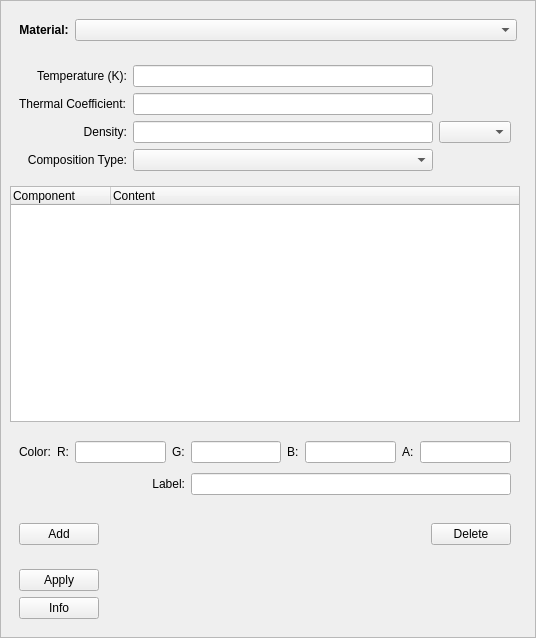
<?xml version="1.0" encoding="UTF-8"?>
<ui version="4.0">
 <class>RGGEditMaterialParameters</class>
 <widget class="QWidget" name="RGGEditMaterialParameters">
  <property name="enabled">
   <bool>true</bool>
  </property>
  <property name="geometry">
   <rect>
    <x>0</x>
    <y>0</y>
    <width>536</width>
    <height>638</height>
   </rect>
  </property>
  <property name="windowTitle">
   <string>Edit Material</string>
  </property>
  <layout class="QGridLayout" name="gridLayout">
   <property name="leftMargin">
    <number>0</number>
   </property>
   <property name="topMargin">
    <number>0</number>
   </property>
   <property name="rightMargin">
    <number>0</number>
   </property>
   <property name="bottomMargin">
    <number>0</number>
   </property>
   <item row="0" column="1">
    <widget class="QScrollArea" name="scrollArea">
     <property name="widgetResizable">
      <bool>true</bool>
     </property>
     <widget class="QWidget" name="scrollAreaWidgetContents">
      <property name="geometry">
       <rect>
        <x>0</x>
        <y>0</y>
        <width>534</width>
        <height>636</height>
       </rect>
      </property>
      <layout class="QGridLayout" name="gridLayout_2">
       <item row="5" column="0">
        <widget class="QWidget" name="widget_3" native="true">
         <property name="minimumSize">
          <size>
           <width>0</width>
           <height>0</height>
          </size>
         </property>
         <layout class="QHBoxLayout" name="horizontalLayout">
          <item>
           <widget class="QPushButton" name="addComponentButton">
            <property name="text">
             <string>Add</string>
            </property>
           </widget>
          </item>
          <item>
           <spacer name="horizontalSpacer_2">
            <property name="orientation">
             <enum>Qt::Horizontal</enum>
            </property>
            <property name="sizeHint" stdset="0">
             <size>
              <width>40</width>
              <height>20</height>
             </size>
            </property>
           </spacer>
          </item>
          <item>
           <widget class="QPushButton" name="deleteComponentButton">
            <property name="text">
             <string>Delete</string>
            </property>
           </widget>
          </item>
         </layout>
        </widget>
       </item>
       <item row="4" column="0">
        <widget class="QWidget" name="widget_2" native="true">
         <property name="minimumSize">
          <size>
           <width>0</width>
           <height>80</height>
          </size>
         </property>
         <layout class="QGridLayout" name="gridLayout_3">
          <item row="0" column="1">
           <widget class="QLabel" name="label_13">
            <property name="text">
             <string>R:</string>
            </property>
           </widget>
          </item>
          <item row="0" column="4">
           <widget class="QLineEdit" name="colorGValue"/>
          </item>
          <item row="0" column="8">
           <widget class="QLineEdit" name="colorAValue"/>
          </item>
          <item row="0" column="0">
           <widget class="QLabel" name="label">
            <property name="text">
             <string>Color:</string>
            </property>
           </widget>
          </item>
          <item row="1" column="0" colspan="4">
           <widget class="QLabel" name="label_14">
            <property name="text">
             <string>Label:</string>
            </property>
            <property name="alignment">
             <set>Qt::AlignRight|Qt::AlignTrailing|Qt::AlignVCenter</set>
            </property>
           </widget>
          </item>
          <item row="0" column="2">
           <widget class="QLineEdit" name="colorRValue"/>
          </item>
          <item row="0" column="3">
           <widget class="QLabel" name="label_12">
            <property name="text">
             <string>G:</string>
            </property>
           </widget>
          </item>
          <item row="1" column="4" colspan="5">
           <widget class="QLineEdit" name="labelValue"/>
          </item>
          <item row="0" column="5">
           <widget class="QLabel" name="label_9">
            <property name="text">
             <string>B:</string>
            </property>
           </widget>
          </item>
          <item row="0" column="7">
           <widget class="QLabel" name="label_10">
            <property name="text">
             <string>A:</string>
            </property>
           </widget>
          </item>
          <item row="0" column="6">
           <widget class="QLineEdit" name="colorBValue"/>
          </item>
         </layout>
        </widget>
       </item>
       <item row="1" column="0">
        <widget class="QWidget" name="widget_4" native="true">
         <layout class="QGridLayout" name="gridLayout_5">
          <item row="0" column="1">
           <widget class="QLineEdit" name="temperatureValue"/>
          </item>
          <item row="3" column="0">
           <widget class="QLabel" name="label_4">
            <property name="layoutDirection">
             <enum>Qt::LeftToRight</enum>
            </property>
            <property name="text">
             <string>Composition Type:</string>
            </property>
            <property name="alignment">
             <set>Qt::AlignRight|Qt::AlignTrailing|Qt::AlignVCenter</set>
            </property>
           </widget>
          </item>
          <item row="2" column="0">
           <widget class="QLabel" name="label_7">
            <property name="text">
             <string>Density:</string>
            </property>
            <property name="alignment">
             <set>Qt::AlignRight|Qt::AlignTrailing|Qt::AlignVCenter</set>
            </property>
           </widget>
          </item>
          <item row="3" column="1">
           <widget class="QComboBox" name="compositionTypeBox"/>
          </item>
          <item row="2" column="1">
           <widget class="QLineEdit" name="densityValue"/>
          </item>
          <item row="2" column="2">
           <widget class="QComboBox" name="densityTypeBox"/>
          </item>
          <item row="1" column="0">
           <widget class="QLabel" name="label_11">
            <property name="text">
             <string>Thermal Coefficient:</string>
            </property>
           </widget>
          </item>
          <item row="1" column="1">
           <widget class="QLineEdit" name="thermalCoeffValue"/>
          </item>
          <item row="0" column="0">
           <widget class="QLabel" name="label_8">
            <property name="text">
             <string>Temperature (K):</string>
            </property>
            <property name="alignment">
             <set>Qt::AlignRight|Qt::AlignTrailing|Qt::AlignVCenter</set>
            </property>
           </widget>
          </item>
         </layout>
        </widget>
       </item>
       <item row="6" column="0">
        <widget class="QWidget" name="widget_6" native="true">
         <property name="minimumSize">
          <size>
           <width>0</width>
           <height>0</height>
          </size>
         </property>
         <layout class="QVBoxLayout" name="verticalLayout">
          <item>
           <widget class="QPushButton" name="applyButton">
            <property name="sizePolicy">
             <sizepolicy hsizetype="Fixed" vsizetype="Fixed">
              <horstretch>0</horstretch>
              <verstretch>0</verstretch>
             </sizepolicy>
            </property>
            <property name="text">
             <string>Apply</string>
            </property>
           </widget>
          </item>
          <item>
           <widget class="QPushButton" name="infoButton">
            <property name="sizePolicy">
             <sizepolicy hsizetype="Fixed" vsizetype="Fixed">
              <horstretch>0</horstretch>
              <verstretch>0</verstretch>
             </sizepolicy>
            </property>
            <property name="text">
             <string>Info</string>
            </property>
           </widget>
          </item>
         </layout>
        </widget>
       </item>
       <item row="0" column="0" colspan="2">
        <widget class="QWidget" name="widget" native="true">
         <property name="maximumSize">
          <size>
           <width>16777215</width>
           <height>16777215</height>
          </size>
         </property>
         <layout class="QGridLayout" name="gridLayout_4">
          <item row="0" column="0">
           <widget class="QLabel" name="label_6">
            <property name="sizePolicy">
             <sizepolicy hsizetype="Fixed" vsizetype="Preferred">
              <horstretch>0</horstretch>
              <verstretch>0</verstretch>
             </sizepolicy>
            </property>
            <property name="minimumSize">
             <size>
              <width>0</width>
              <height>0</height>
             </size>
            </property>
            <property name="font">
             <font>
              <weight>75</weight>
              <bold>true</bold>
             </font>
            </property>
            <property name="text">
             <string>Material:</string>
            </property>
            <property name="alignment">
             <set>Qt::AlignCenter</set>
            </property>
           </widget>
          </item>
          <item row="0" column="1">
           <widget class="QComboBox" name="materialBox">
            <property name="sizePolicy">
             <sizepolicy hsizetype="Preferred" vsizetype="Fixed">
              <horstretch>0</horstretch>
              <verstretch>0</verstretch>
             </sizepolicy>
            </property>
            <property name="minimumSize">
             <size>
              <width>0</width>
              <height>0</height>
             </size>
            </property>
           </widget>
          </item>
         </layout>
        </widget>
       </item>
       <item row="2" column="0">
        <widget class="QTableWidget" name="componentsTable">
         <property name="sizePolicy">
          <sizepolicy hsizetype="Expanding" vsizetype="MinimumExpanding">
           <horstretch>0</horstretch>
           <verstretch>0</verstretch>
          </sizepolicy>
         </property>
         <property name="minimumSize">
          <size>
           <width>0</width>
           <height>120</height>
          </size>
         </property>
         <property name="selectionMode">
          <enum>QAbstractItemView::SingleSelection</enum>
         </property>
         <property name="selectionBehavior">
          <enum>QAbstractItemView::SelectRows</enum>
         </property>
         <property name="cornerButtonEnabled">
          <bool>false</bool>
         </property>
         <attribute name="horizontalHeaderStretchLastSection">
          <bool>true</bool>
         </attribute>
         <attribute name="verticalHeaderDefaultSectionSize">
          <number>30</number>
         </attribute>
         <attribute name="verticalHeaderStretchLastSection">
          <bool>false</bool>
         </attribute>
         <column>
          <property name="text">
           <string>Component</string>
          </property>
          <property name="textAlignment">
           <set>AlignLeading|AlignVCenter</set>
          </property>
         </column>
         <column>
          <property name="text">
           <string>Content</string>
          </property>
          <property name="textAlignment">
           <set>AlignLeading|AlignVCenter</set>
          </property>
         </column>
        </widget>
       </item>
      </layout>
     </widget>
    </widget>
   </item>
  </layout>
 </widget>
 <tabstops>
  <tabstop>scrollArea</tabstop>
  <tabstop>temperatureValue</tabstop>
  <tabstop>thermalCoeffValue</tabstop>
  <tabstop>densityValue</tabstop>
  <tabstop>densityTypeBox</tabstop>
  <tabstop>compositionTypeBox</tabstop>
  <tabstop>componentsTable</tabstop>
  <tabstop>colorRValue</tabstop>
  <tabstop>colorGValue</tabstop>
  <tabstop>colorBValue</tabstop>
  <tabstop>colorAValue</tabstop>
  <tabstop>labelValue</tabstop>
 </tabstops>
 <resources/>
 <connections/>
</ui>
